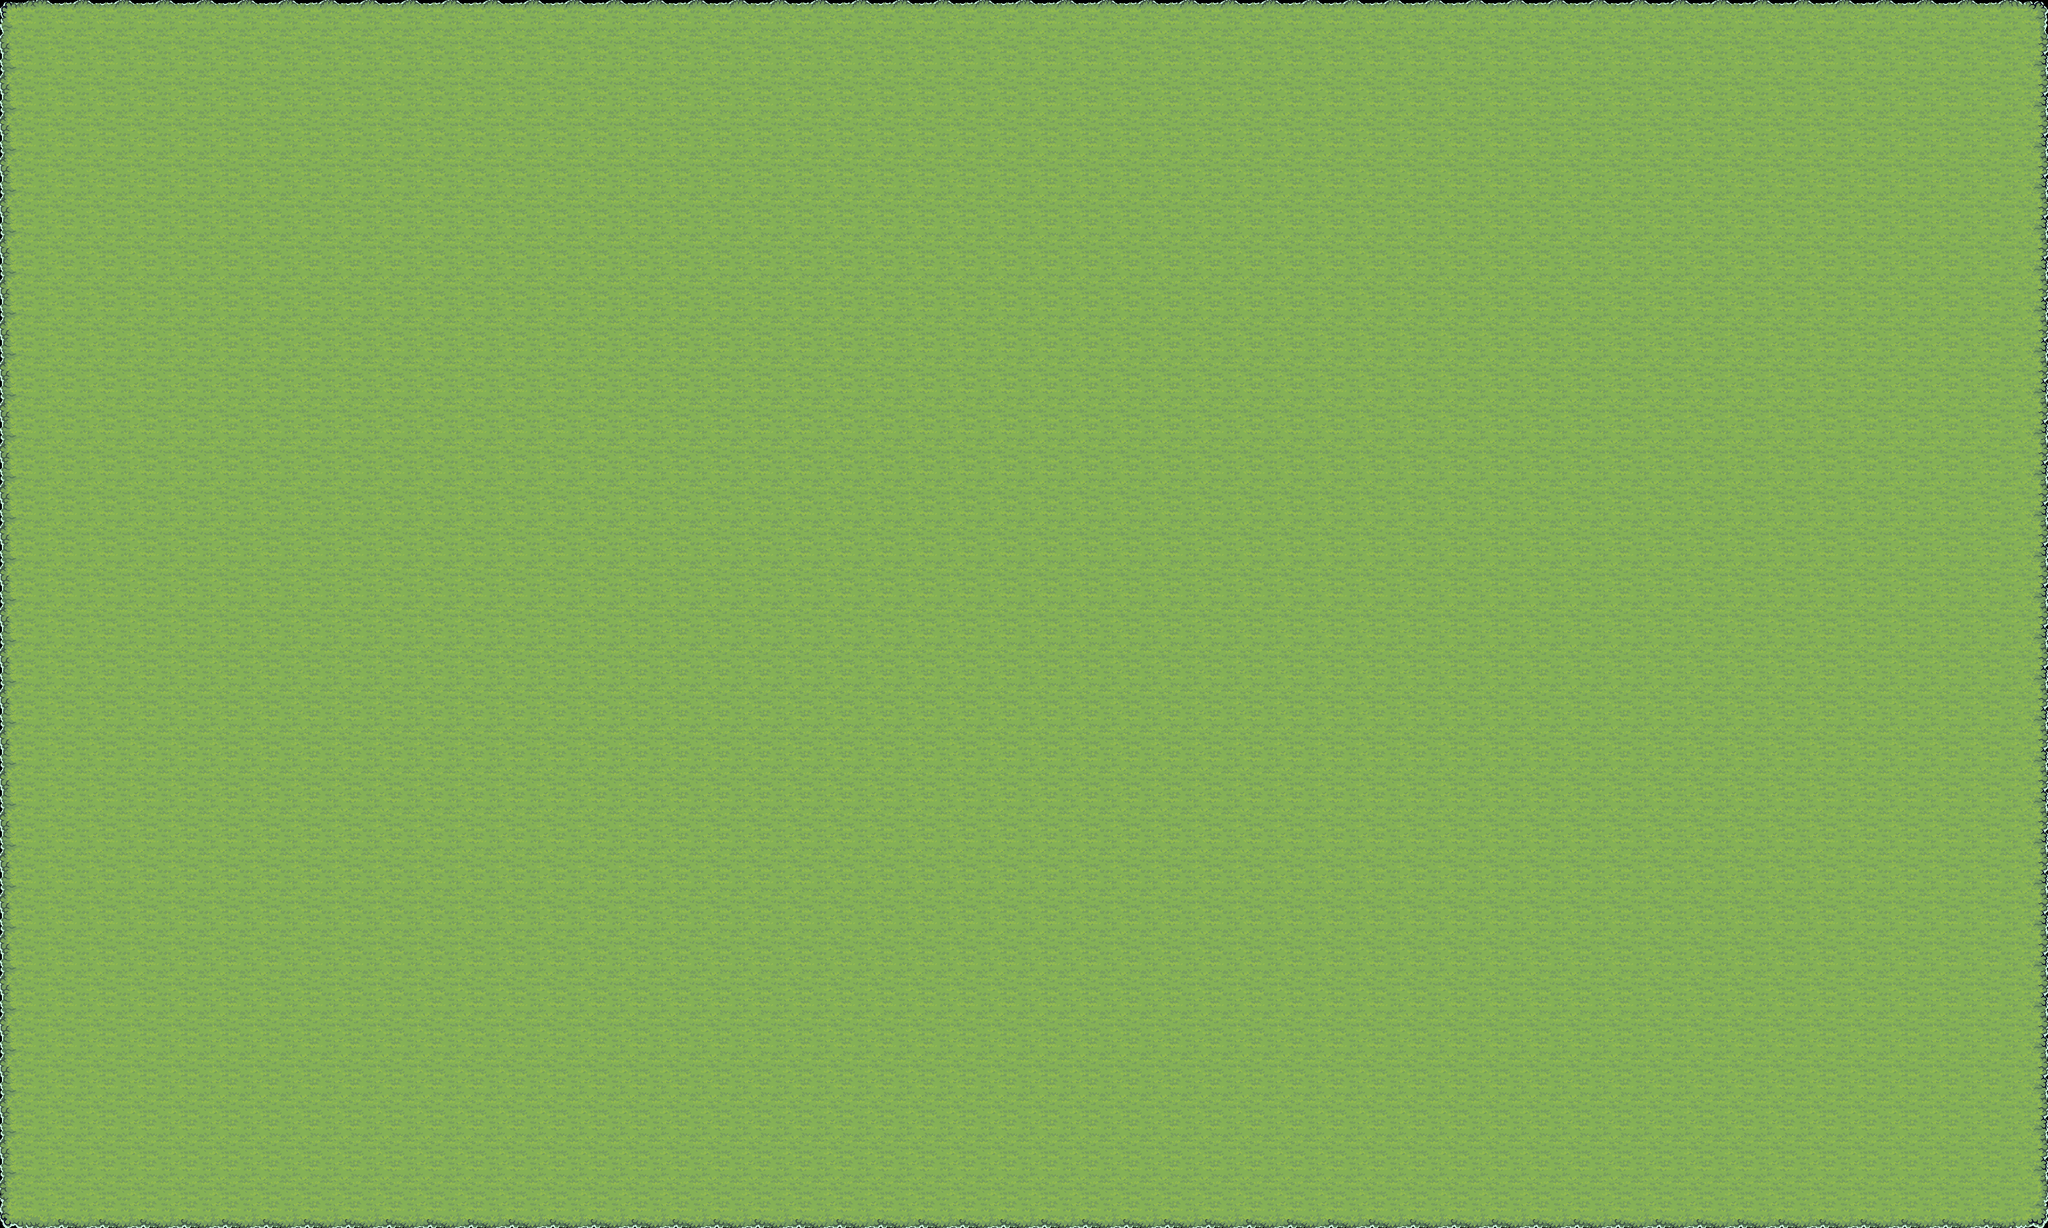

This game map was drawn from its Tiled (.tmx) file and the tilesets committed beside it. A one-line description and the full map source follow:
An orthogonal 50x30 tile map with 64x64 px tiles, 1 tile layer (Ground) and 4 objects (Spawner1, Spawner2, Spawner3, Spawner4).

<map version="1.10" tiledversion="1.12.1" orientation="orthogonal" renderorder="right-down" width="50" height="30" tilewidth="64" tileheight="64" infinite="0" nextlayerid="3" nextobjectid="5">
 <tileset firstgid="1" name="forest" tilewidth="64" tileheight="64" tilecount="54" columns="9">
  <image source="grass_lands.png" width="576" height="384" />
 </tileset>
 <layer id="1" name="Ground" width="50" height="30">
  <data encoding="csv">
1,2,2,2,2,2,2,2,2,2,2,2,2,2,2,2,2,2,2,2,2,2,2,2,2,2,2,2,2,2,2,2,2,2,2,2,2,2,2,2,2,2,2,2,2,2,2,2,2,3,
10,11,11,11,11,11,11,11,11,11,11,11,11,11,11,11,11,11,11,11,11,11,11,11,11,11,11,11,11,11,11,11,11,11,11,11,11,11,11,11,11,11,11,11,11,11,11,11,11,12,
10,11,11,11,11,11,11,11,11,11,11,11,11,11,11,11,11,11,11,11,11,11,11,11,11,11,11,11,11,11,11,11,11,11,11,11,11,11,11,11,11,11,11,11,11,11,11,11,11,12,
10,11,11,11,11,11,11,11,11,11,11,11,11,11,11,11,11,11,11,11,11,11,11,11,11,11,11,11,11,11,11,11,11,11,11,11,11,11,11,11,11,11,11,11,11,11,11,11,11,12,
10,11,11,11,11,11,11,11,11,11,11,11,11,11,11,11,11,11,11,11,11,11,11,11,11,11,11,11,11,11,11,11,11,11,11,11,11,11,11,11,11,11,11,11,11,11,11,11,11,12,
10,11,11,11,11,11,11,11,11,11,11,11,11,11,11,11,11,11,11,11,11,11,11,11,11,11,11,11,11,11,11,11,11,11,11,11,11,11,11,11,11,11,11,11,11,11,11,11,11,12,
10,11,11,11,11,11,11,11,11,11,11,11,11,11,11,11,11,11,11,11,11,11,11,11,11,11,11,11,11,11,11,11,11,11,11,11,11,11,11,11,11,11,11,11,11,11,11,11,11,12,
10,11,11,11,11,11,11,11,11,11,11,11,11,11,11,11,11,11,11,11,11,11,11,11,11,11,11,11,11,11,11,11,11,11,11,11,11,11,11,11,11,11,11,11,11,11,11,11,11,12,
10,11,11,11,11,11,11,11,11,11,11,11,11,11,11,11,11,11,11,11,11,11,11,11,11,11,11,11,11,11,11,11,11,11,11,11,11,11,11,11,11,11,11,11,11,11,11,11,11,12,
10,11,11,11,11,11,11,11,11,11,11,11,11,11,11,11,11,11,11,11,11,11,11,11,11,11,11,11,11,11,11,11,11,11,11,11,11,11,11,11,11,11,11,11,11,11,11,11,11,12,
10,11,11,11,11,11,11,11,11,11,11,11,11,11,11,11,11,11,11,11,11,11,11,11,11,11,11,11,11,11,11,11,11,11,11,11,11,11,11,11,11,11,11,11,11,11,11,11,11,12,
10,11,11,11,11,11,11,11,11,11,11,11,11,11,11,11,11,11,11,11,11,11,11,11,11,11,11,11,11,11,11,11,11,11,11,11,11,11,11,11,11,11,11,11,11,11,11,11,11,12,
10,11,11,11,11,11,11,11,11,11,11,11,11,11,11,11,11,11,11,11,11,11,11,11,11,11,11,11,11,11,11,11,11,11,11,11,11,11,11,11,11,11,11,11,11,11,11,11,11,12,
10,11,11,11,11,11,11,11,11,11,11,11,11,11,11,11,11,11,11,11,11,11,11,11,11,11,11,11,11,11,11,11,11,11,11,11,11,11,11,11,11,11,11,11,11,11,11,11,11,12,
10,11,11,11,11,11,11,11,11,11,11,11,11,11,11,11,11,11,11,11,11,11,11,11,11,11,11,11,11,11,11,11,11,11,11,11,11,11,11,11,11,11,11,11,11,11,11,11,11,12,
10,11,11,11,11,11,11,11,11,11,11,11,11,11,11,11,11,11,11,11,11,11,11,11,11,11,11,11,11,11,11,11,11,11,11,11,11,11,11,11,11,11,11,11,11,11,11,11,11,12,
10,11,11,11,11,11,11,11,11,11,11,11,11,11,11,11,11,11,11,11,11,11,11,11,11,11,11,11,11,11,11,11,11,11,11,11,11,11,11,11,11,11,11,11,11,11,11,11,11,12,
10,11,11,11,11,11,11,11,11,11,11,11,11,11,11,11,11,11,11,11,11,11,11,11,11,11,11,11,11,11,11,11,11,11,11,11,11,11,11,11,11,11,11,11,11,11,11,11,11,12,
10,11,11,11,11,11,11,11,11,11,11,11,11,11,11,11,11,11,11,11,11,11,11,11,11,11,11,11,11,11,11,11,11,11,11,11,11,11,11,11,11,11,11,11,11,11,11,11,11,12,
10,11,11,11,11,11,11,11,11,11,11,11,11,11,11,11,11,11,11,11,11,11,11,11,11,11,11,11,11,11,11,11,11,11,11,11,11,11,11,11,11,11,11,11,11,11,11,11,11,12,
10,11,11,11,11,11,11,11,11,11,11,11,11,11,11,11,11,11,11,11,11,11,11,11,11,11,11,11,11,11,11,11,11,11,11,11,11,11,11,11,11,11,11,11,11,11,11,11,11,12,
10,11,11,11,11,11,11,11,11,11,11,11,11,11,11,11,11,11,11,11,11,11,11,11,11,11,11,11,11,11,11,11,11,11,11,11,11,11,11,11,11,11,11,11,11,11,11,11,11,12,
10,11,11,11,11,11,11,11,11,11,11,11,11,11,11,11,11,11,11,11,11,11,11,11,11,11,11,11,11,11,11,11,11,11,11,11,11,11,11,11,11,11,11,11,11,11,11,11,11,12,
10,11,11,11,11,11,11,11,11,11,11,11,11,11,11,11,11,11,11,11,11,11,11,11,11,11,11,11,11,11,11,11,11,11,11,11,11,11,11,11,11,11,11,11,11,11,11,11,11,12,
10,11,11,11,11,11,11,11,11,11,11,11,11,11,11,11,11,11,11,11,11,11,11,11,11,11,11,11,11,11,11,11,11,11,11,11,11,11,11,11,11,11,11,11,11,11,11,11,11,12,
10,11,11,11,11,11,11,11,11,11,11,11,11,11,11,11,11,11,11,11,11,11,11,11,11,11,11,11,11,11,11,11,11,11,11,11,11,11,11,11,11,11,11,11,11,11,11,11,11,12,
10,11,11,11,11,11,11,11,11,11,11,11,11,11,11,11,11,11,11,11,11,11,11,11,11,11,11,11,11,11,11,11,11,11,11,11,11,11,11,11,11,11,11,11,11,11,11,11,11,12,
10,11,11,11,11,11,11,11,11,11,11,11,11,11,11,11,11,11,11,11,11,11,11,11,11,11,11,11,11,11,11,11,11,11,11,11,11,11,11,11,11,11,11,11,11,11,11,11,11,12,
10,11,11,11,11,11,11,11,11,11,11,11,11,11,11,11,11,11,11,11,11,11,11,11,11,11,11,11,11,11,11,11,11,11,11,11,11,11,11,11,11,11,11,11,11,11,11,11,11,12,
19,20,20,20,20,20,20,20,20,20,20,20,20,20,20,20,20,20,20,20,20,20,20,20,20,20,20,20,20,20,20,20,20,20,20,20,20,20,20,20,20,20,20,20,20,20,20,20,20,21
</data>
 </layer>
 <objectgroup id="2" name="Spawner">
  <object id="1" name="Spawner1" x="955.482" y="113.55">
   <point />
  </object>
  <object id="2" name="Spawner2" x="1801.57" y="653.605">
   <point />
  </object>
  <object id="3" name="Spawner3" x="966.56" y="1165.97">
   <point />
  </object>
  <object id="4" name="Spawner4" x="139.86" y="652.22">
   <point />
  </object>
 </objectgroup>
</map>
